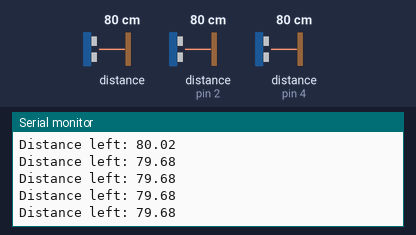
This sketch was run on a simulated Arduino Uno, built with avr-gcc and run on an emulated ATmega328P. Parts: the last lines printed to the serial monitor. Wiring (inferred from the names in the program): ultrasonic range finder: trigger pin 3; echo pin 2. The inputs (shaded band) are chosen by the test bench; at power-on: distance to the obstacle (sensors on pin 2, pin 4) 80 cm, distance to the obstacle 80 cm. The echo pulse lasts 58.3 µs per cm.

Above: at 2.4 s.
2.5 s: distance to the obstacle (sensor on pin 2) set to 6 cm
At 2.84 s:
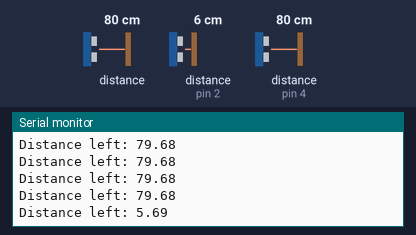
4.0 s: distance to the obstacle (sensor on pin 2) set to 3 cm
At 4.49 s:
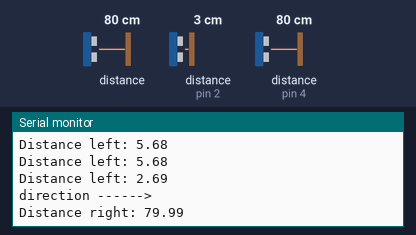
Timing chart, 0 to 7.0 s (numbered marks = the images above; inputs shaded):
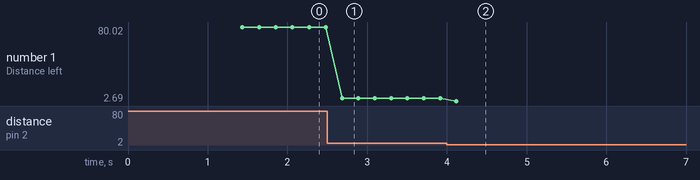

The sketch:

StepperMotorAndUltrasound_example.ino
```cpp
/*
 * Source code to project:
 * https://youtu.be/Aaega41eIPw
 */

//pins Arduino MKR1000 <-> ULN2003
#define STEPPER_PIN_1 12 //in1
#define STEPPER_PIN_2 11 //in2
#define STEPPER_PIN_3 10 //in3
#define STEPPER_PIN_4 9 //in4

//pins HC-SR04 1 <-> Arduino MKR1000
int trigPinLeft = 3;
int echoPinLeft = 2;

//pins HC-SR04 2 <-> Arduino MKR1000
int trigPinRight = 5;
int echoPinRight = 4;

//stepper motor phases
int stepper_pins[4] = {STEPPER_PIN_1, STEPPER_PIN_2, STEPPER_PIN_3, STEPPER_PIN_4};
const uint8_t phase_pattern[][4] = {
  {1, 0, 0, 0},// full step
  {1, 1, 0, 0},// half step
  {0, 1, 0, 0},// full step
  {0, 1, 1, 0},// half step
  {0, 0, 1, 0},// full step
  {0, 0, 1, 1},// half step
  {0, 0, 0, 1},// full step
  {1, 0, 0, 1}// half step
};

//helper variables
int trigPin;
int echoPin;
String monitorText;
bool direction = 0;
int step_number = 0;
int step_count = 0;
int phase_pattern_length = sizeof(phase_pattern) / sizeof(int);

void setup() {
  //setup steppermotor pins
  pinMode(STEPPER_PIN_1, OUTPUT);
  pinMode(STEPPER_PIN_2, OUTPUT);
  pinMode(STEPPER_PIN_3, OUTPUT);
  pinMode(STEPPER_PIN_4, OUTPUT);

  //setup ultrasound sensor pins
  pinMode(trigPinLeft, OUTPUT); // Sets the trigPinLeft as an Output
  pinMode(echoPinLeft, INPUT); // Sets the echoPinLeft as an Input

  pinMode(trigPinRight, OUTPUT); // Sets the trigPinRight as an Output
  pinMode(echoPinRight, INPUT); // Sets the echoPinRight as an Input

  Serial.begin(9600); // Starts the serial communication
}

void start() {
  SetUltrasoundSensor(0);
}

void loop() {
  OneStep(direction);
  delay(2); //delay between steps (2 ms)
  step_count ++;

  //measure distance
  if (step_count == 8) {
    delayMicroseconds(2);

    //get echo delay
    digitalWrite(trigPin, HIGH);
    delayMicroseconds(10);
    digitalWrite(trigPin, LOW);
    long duration = pulseIn(echoPin, HIGH);

    float distance = duration * 0.0343 / 2; // sound speed in air about 0.0343 cm/s

    //write to serial monitor
    Serial.print(monitorText);
    Serial.println(distance);

    // change motor rotation direction when distance < 4 cm
    if (distance < 4 && distance > -1) {
      SetUltrasoundSensor(!direction);
    }
  }

  //for triggering distance measurement 5 times in a second (100 * 2 ms)
  if (step_count == 100) {
    step_count = 0;
  }
}

/*
 * switch ultrasound sensor
 */
void SetUltrasoundSensor(bool d) {

  direction = d;

  if (direction) {
    trigPin = trigPinLeft;
    echoPin = echoPinLeft;
    Serial.println("<----- direction");
    monitorText = "Distance left: ";
  } else {
    trigPin = trigPinRight;
    echoPin = echoPinRight;
    Serial.println("direction ------>");
    monitorText = "Distance right: ";
  }
}

/*
    move stepper motor
*/
void OneStep(bool d) {
  //set 4 motor pins high/low
  for (uint8_t i = 0; i < 4 ; i++) {
    digitalWrite(stepper_pins[i], phase_pattern[step_number][i]);
  }

  //set next step phase between 0 to phase_pattern_length
  if (d) {
    step_number = (step_number + 1 < phase_pattern_length) ? step_number + 1 : 0;
  } else {
    step_number = (step_number - 1 > -1) ? step_number - 1 : phase_pattern_length - 1;
  }
}
```

Measured:
- the behaviour switches between 5 and 4 cm on distance to the obstacle (sensor on pin 2) (found by bisection; images 1 and 2)
- after the input at 2.5 s, the serial monitor: prints a new line after 0.19 s (image 1)
- after the input at 4.0 s, the serial monitor: prints a new line after 0.12 s (image 2)
- plotted number 1: 79.68 → 5.68 after the input at 2.5 s, 5.68 → 2.69 after the input at 4.0 s
